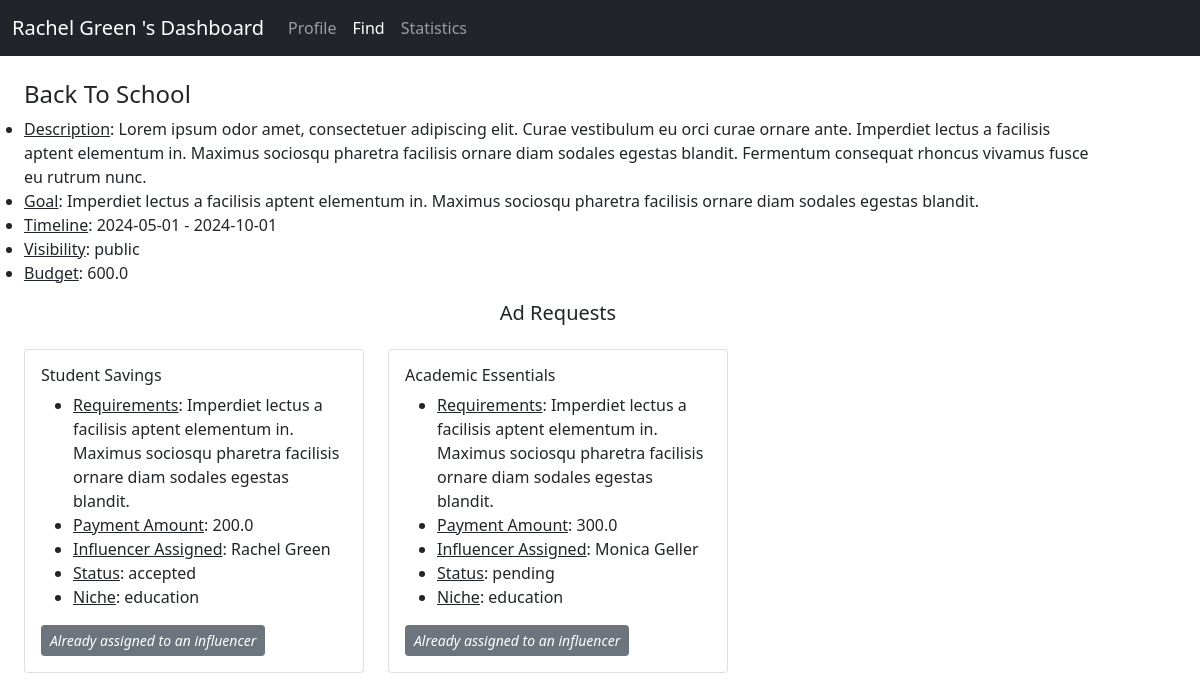
Page /campaign_details_for_influencer/1/5 on the committed database.
### backend/models.py (models this page shows)
class Influencer(db.Model):
    __tablename__ = 'influencer'
    id = db.Column(db.Integer, primary_key=True)
    first_name = db.Column(db.String, nullable=False)
    last_name = db.Column(db.String)
    age = db.Column(db.Integer, nullable=False)
    username = db.Column(db.String, unique=True, nullable=False)
    password = db.Column(db.String, nullable=False)
    email = db.Column(db.String, unique=True, nullable=False)
    earning = db.Column(db.Integer, default=0)
    flagged = db.Column(db.Boolean, default=False)
    reach = db.relationship('Reach', backref='influencer', cascade='all, delete-orphan')
    ad_request = db.relationship('Ad_Request', backref='influencer')
    influencer_niche = db.relationship('Influencer_Niche', backref='influencer')

class Campaign(db.Model):
    __tablename__ = 'campaign'
    id = db.Column(db.Integer, primary_key=True)
    sponsor_id = db.Column(db.Integer, db.ForeignKey('sponsor.id'), nullable=False)
    visibility = db.Column(db.Enum('private', 'public'), default='public', nullable=False)
    title = db.Column(db.String, nullable=False)
    description = db.Column(db.String)
    goal = db.Column(db.String)
    start_date = db.Column(db.Date, nullable=False)
    end_date = db.Column(db.Date, nullable=False)
    budget = db.Column(db.Float, nullable=False)
    flagged = db.Column(db.Boolean, default=False)
    ad_request = db.relationship('Ad_Request', backref='campaign', cascade='all, delete-orphan')

class Ad_Request(db.Model):
    __tablename__ = 'ad_request'
    id = db.Column(db.Integer, primary_key=True)
    influencer_id = db.Column(db.Integer, db.ForeignKey('influencer.id'))
    campaign_id = db.Column(db.Integer, db.ForeignKey('campaign.id'), nullable=False)
    title = db.Column(db.String, nullable=False)
    status = db.Column(db.Enum('pending', 'accepted', 'completed', 'requested'))
    payment_amount = db.Column(db.Float, nullable=False)
    requirement = db.Column(db.String, nullable=False)
    niche_id = db.Column(db.Integer, db.ForeignKey('niche.id'), nullable=False)

class Niche(db.Model):
    __tablename__ = 'niche'
    id = db.Column(db.Integer, primary_key=True)
    name = db.Column(db.String, nullable=False)
    influencer_niche = db.relationship('Influencer_Niche', backref='niche')
    ad_request = db.relationship('Ad_Request', backref='niche')

### backend/controllers.py (the view)
@app.route('/campaign_details_for_influencer/<int:influencer_id>/<int:camp_id>', methods=['GET', 'POST'])
def particular_campaign_details_for_influencer(influencer_id, camp_id):
    influencer = Influencer.query.filter_by(id=influencer_id).first()
    return render_template('influencer_campaign_details.html', fname=influencer.first_name, lname=influencer.last_name, influencer_id=influencer_id,
                           campaign_info=fetch_campaign_details(camp_id))

### templates/influencer_campaign_details.html (shortened to what this page needs)
<!DOCTYPE html>
<html lang="en">
<head>
    <link href="https://cdn.jsdelivr.net/npm/bootstrap@5.0.2/dist/css/bootstrap.min.css" rel="stylesheet">
</head>
<body>
    <div id="container">
        <div id="panel">
            <nav class="navbar navbar-expand-lg navbar-dark bg-dark">
                <div class="container-fluid">
                    <label class="navbar-brand">{{ fname }} {{ lname }}'s Dashboard</label>
                    <div class="collapse navbar-collapse" id="navbarNavAltMarkup">
                        <div class="navbar-nav">
                            <a class="nav-link" aria-current="page" href="/influencer_dashboard/{{ influencer_id}}">Profile</a>
                            <a class="nav-link active" href="/influencer_find/{{ influencer_id}}">Find</a>
                            <a class="nav-link" href="/influencer_statistics/{{ influencer_id }}">Statistics</a>
                        </div>
                    </div>
                </div>
            </nav>
        </div>
        {% for key, value in campaign_info.items() %}
            <div class="container row mt-4">
                <h4>{{ value.title }}</h4>
                <ul>
                    <li><u>Description</u>: {{ value.description }}</li>
                    <li><u>Goal</u>: {{ value.goal }}</li>
                    <li><u>Timeline</u>: {{ value.start_date }} - {{ value.end_date }}</li>
                    <li><u>Visibility</u>: {{ value.visibility }}</li>
                    <li><u>Budget</u>: {{ value.budget }}</li>
                </ul>
            </div>
            <div class="container row">
                <h5 class="text-center mb-4">Ad Requests</h5>
                {% for id, details in value.ads.items() %}
                    {% if id %}
                        <div class="col-sm-4">
                            <div class="card">
                                <div class="card-body">
                                    <h6 class="card-title">{{ details.title }}</h6>
                                    <ul class="card-text">
                                        <li><u>Requirements</u>: {{ details.requirements }}</li>
                                            <li><u>Payment Amount</u>: {{ details.payment_amount}}</li>
                                            <li><u>Influencer Assigned</u>: {{ details.influencer_fname }} {{ details.influencer_lname }}</li>
                                            <li><u>Status</u>: {{ details.status }}</li>
                                            <li><u>Niche</u>: {{ details.niche }}</li>
                                    </ul>
                                    {% if details.influencer_id %}
                                        <button class="btn btn-secondary btn-sm"><i>Already assigned to an influencer</i></button>
                                    {% else %}
                                        <a href="/request_sponsor_for_ad/{{ influencer_id }}/{{ key }}" class="btn btn-outline-success btn-sm">Request</a>
                                    {% endif %}
                                </div>
                            </div>
                        </div>
                    {% else %}
                        <h6 class="text-secondary">This campaign has no ads</h6>
                    {% endif %}
                {% endfor %}
            </div>
        {% endfor %}
    </div>
</body>
</html>

### rows in the picture
Influencer: first_name "Rachel", last_name "Green"
Campaign: title "Back To School", description "Lorem ipsum odor amet, consectetuer adipiscing elit. Curae vestibulum eu orci curae ornare ante. Imperdiet lectus a facilisis aptent elementum in. Maximus sociosqu pharetra facilisis ornare diam sodales egestas blandit. Fermentum consequat rhoncus vivamus fusce eu rutrum nunc.", goal "Imperdiet lectus a facilisis aptent elementum in. Maximus sociosqu pharetra facilisis ornare diam sodales egestas blandit.", start_date "2024-05-01", end_date "2024-10-01", visibility "public", budget "600.0"
Ad_Request: title "Student Savings", requirements "Imperdiet lectus a facilisis aptent elementum in. Maximus sociosqu pharetra facilisis ornare diam sodales egestas blandit.", payment_amount "200.0", influencer_fname "Rachel", influencer_lname "Green", status "accepted", niche "education"
Ad_Request: title "Academic Essentials", requirements "Imperdiet lectus a facilisis aptent elementum in. Maximus sociosqu pharetra facilisis ornare diam sodales egestas blandit.", payment_amount "300.0", influencer_fname "Monica", influencer_lname "Geller", status "pending", niche "education"
